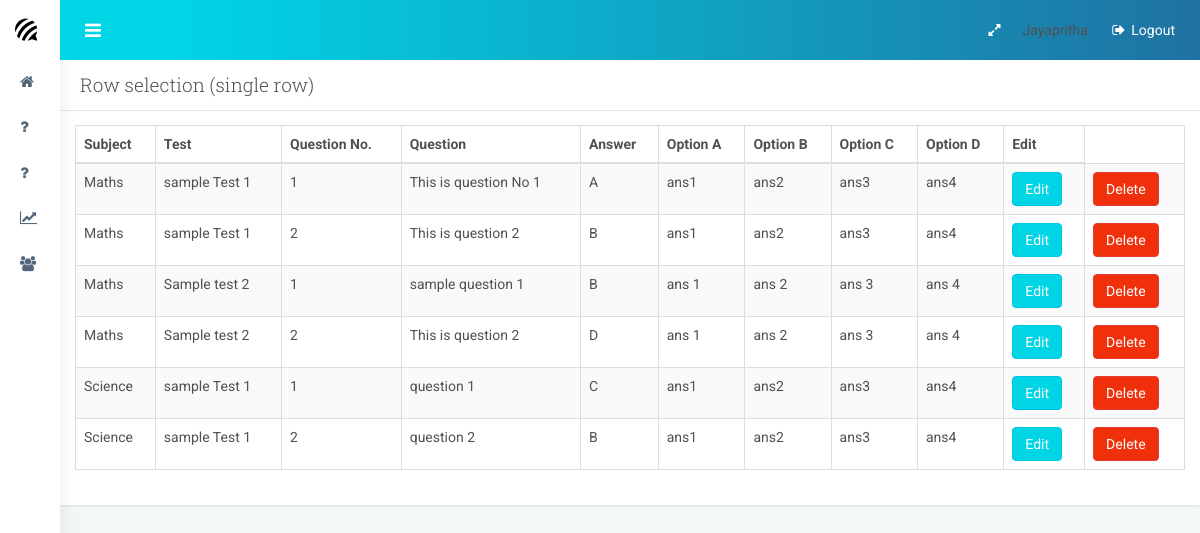
The app's page /examadmin/view_questions/ (signed in) with its own data.
### accounts/models.py (models this page shows, shortened)
class User(AbstractBaseUser):
	email= models.CharField(verbose_name='email', max_length=150,unique=True)
	name=models.CharField(max_length=150,null=True)
	username=models.CharField(max_length=20,verbose_name='username',unique=True)
	subject=models.ForeignKey(Subject,on_delete=models.CASCADE,null=True,blank=True)
	date_joind=models.DateTimeField(verbose_name='date joind', auto_now_add=True)
	is_active = models.BooleanField(default=True)
	is_admin = models.BooleanField(default=False)
	is_staff=models.BooleanField(default=False)
	USERNAME_FIELD = 'username'
	REQUIRED_FIELDS = ['name','email']
	objects = UserManager()

### admin_dash/models.py (models this page shows, shortened)
class Questions(models.Model):
    qs_no=models.IntegerField()
    subject=models.ForeignKey(Subject,on_delete=models.CASCADE)
    testname=models.ForeignKey(TestName,on_delete=models.CASCADE)
    questions=models.TextField()
    answers=models.CharField(max_length=20)
    option_a=models.TextField()
    option_b=models.TextField()
    option_c=models.TextField()
    option_d=models.TextField()

class Subject(models.Model):
    subject=models.CharField(max_length=150,unique=True)
    def __str__(self):
        return self.subject

class TestName(models.Model):
    testname=models.CharField(max_length=150)
    def __str__(self):
        return self.testname

### admin_dash/views.py (the view)
# urls.py: path('view_questions/', views.view_question, name='view_question'),
@staff_member_required
def view_question(request):
    qts=Questions.objects.all()
    context={
        'qts':qts,
    }
    return render(request,'view_questions.html',context)

### admin_dash/templates/view_questions.html (shortened to what this page needs)
{% extends 'exam_admin_base.html' %}
{% block 'content' %}
<div class="panel">
    <div class="panel-heading">
        <h3 class="panel-title">Row selection (single row)</h3>
    </div>
    <div class="panel-body">
        <table id="datatable1" class="table table-striped table-bordered">
            <thead>
                <tr>
                    <th class="min-tablet">Subject</th>
                    <th class="min-tablet">Test</th>
                    <th class="min-tablet">Question No.</th>
                    <th class="min-tablet">Question</th>
                    <th class="min-tablet">Answer</th>
                    <th class="min-desktop">Option A</th>
                    <th class="min-desktop">Option B</th>
                    <th class="min-desktop">Option C</th>
                    <th class="min-desktop">Option D</th>
                    <th class="min-desktop">Edit</th>
                </tr>
            </thead>
            <tbody>
               {% for qs in qts %}
                <tr>
                    <td>{{qs.subject}}</td>
                    <td>{{qs.testname}}</td>
                    <td>{{qs.qs_no}}</td>
                    <td>{{qs.questions}}</td>
                    <td>{{qs.answers}}</td>
                    <td>{{qs.option_a}}</td>
                    <td>{{qs.option_b}}</td>
                    <td>{{qs.option_c}}</td>
                    <td>{{qs.option_d}}</td>
                    <td><a href="{% url 'edit_questions' qs.id %}" class="btn btn-info">Edit</a><td><a href="{% url 'delete_questions' qs.id %}" class="btn btn-danger">Delete</a>
                </tr>
                {% endfor %}
    </tbody>
        </table>
    </div>
</div>
{% endblock %}

### admin_dash/templates/exam_admin_base.html (shortened to what this page needs)
{% load static %}
<!DOCTYPE html>
<html lang="en">
    <head>
        <link href="{% static 'css/bootstrap.min.css' %}" rel="stylesheet">
        <link href="{% static 'css/style.css' %}" rel="stylesheet">
        <link href="{% static 'plugins/font-awesome/css/font-awesome.min.css' %}" rel="stylesheet">
        <link href="{% static 'plugins/switchery/switchery.min.css' %}" rel="stylesheet">
        <link href="{% static 'plugins/bootstrap-select/bootstrap-select.min.css' %}" rel="stylesheet">
        <link href="{% static 'plugins/jquery-ricksaw-chart/css/rickshaw.css' %}" rel="stylesheet">
        <link href="{% static 'plugins/bootstrap-validator/bootstrapValidator.min.css' %}" rel="stylesheet">
        <link href="{% static 'css/demo/jquery-steps.min.css' %}" rel="stylesheet">
        <link href="{% static 'plugins/summernote/summernote.min.css' %}" rel="stylesheet">
        <link href="{% static 'css/demo/jasmine.css' %}" rel="stylesheet">
        <link href="{% static 'plugins/pace/pace.min.css' %}" rel="stylesheet">
        <link href="{% static 'admin/plugins/datatables/extensions/Responsive/css/dataTables.responsive.css' %}" rel="stylesheet">
    </head>
    <body>
        <div id="container" class="effect mainnav-sm navbar-fixed mainnav-fixed">
            <header id="navbar">
                <div id="navbar-container" class="boxed">
                    <div class="navbar-content clearfix">
                        <ul class="nav navbar-top-links pull-left">
                            <li class="tgl-menu-btn">
                                <a class="mainnav-toggle" href="#"> <i class="fa fa-navicon fa-lg"></i> </a>
                            </li>
                        </ul>
                        <ul class="nav navbar-top-links pull-right">
                            <li class="hidden-xs" id="toggleFullscreen">
                                <a class="fa fa-expand" data-toggle="fullscreen" href="#" role="button">
                                </a>
                            </li>
                            <li id="dropdown-user" class="dropdown">
                                <div class="username hidden-xs">{{request.user.name}}</div>
                            </li>
                            <li>
                                <a href="{% url 'logout' %}"> <i class="fa fa-sign-out fa-fw"></i> Logout </a>
                            </li>
                        </ul>
                    </div>
                </div>
            </header>
              <div class="boxed">
                 <div id="content-container">
                    {% block 'content' %}
                    {% endblock %}
                </div>
                <nav id="mainnav-container">
                    <div class="navbar-header">
                        <a href="" class="navbar-brand">
                            <i class="fa fa-forumbee brand-icon"></i>
                            <div class="brand-title">
                                <span class="brand-text">TechSnap</span>
                            </div>
                        </a>
                    </div>
                    <div id="mainnav">
                        <div id="mainnav-menu-wrap">
                            <div class="nano">
                                <div class="nano-content">
                                    <ul id="mainnav-menu" class="list-group">
                                        <li> <a href="{% url 'exam_admin_home'%}"> <i class="fa fa-home"></i> <span class="menu-title"> Dashboard </span> </a> </li>
                                        <li> <a href="{% url 'add_question'%}"> <i class="fa fa-question"></i> <span class="menu-title"> Add Questions </span> </a> </li>
                                        <li> <a href="{% url 'view_question'%}"> <i class="fa fa-question"></i> <span class="menu-title"> View Questions </span> </a> </li>
                                        <li> <a href="{% url 'view_results'%}"> <i class="fa fa-line-chart"></i> <span class="menu-title"> View Student Results </span> </a> </li>
                                        <li> <a href="{% url 'student_list'%}"> <i class="fa fa-users"></i> <span class="menu-title"> View Students </span> </a> </li>
                                    </ul>
                                </div>
                            </div>
                        </div>
                    </div>
                </nav>
             </div>
         </div>
    </body>
</html>

### records on screen
User: user.name "Jayapritha"
Questions: subject "Maths", testname "sample Test 1", qs_no "1", questions "This is question No 1", answers "A", option_a "ans1", option_b "ans2", option_c "ans3", option_d "ans4"
Questions: subject "Maths", testname "sample Test 1", qs_no "2", questions "This is question 2", answers "B", option_a "ans1", option_b "ans2", option_c "ans3", option_d "ans4"
Questions: subject "Maths", testname "Sample test 2", qs_no "1", questions "sample question 1", answers "B", option_a "ans 1", option_b "ans 2", option_c "ans 3", option_d "ans 4"
Questions: subject "Maths", testname "Sample test 2", qs_no "2", questions "This is question 2", answers "D", option_a "ans 1", option_b "ans 2", option_c "ans 3", option_d "ans 4"
Questions: subject "Science", testname "sample Test 1", qs_no "1", questions "question 1", answers "C", option_a "ans1", option_b "ans2", option_c "ans3", option_d "ans4"
Questions: subject "Science", testname "sample Test 1", qs_no "2", questions "question 2", answers "B", option_a "ans1", option_b "ans2", option_c "ans3", option_d "ans4"
